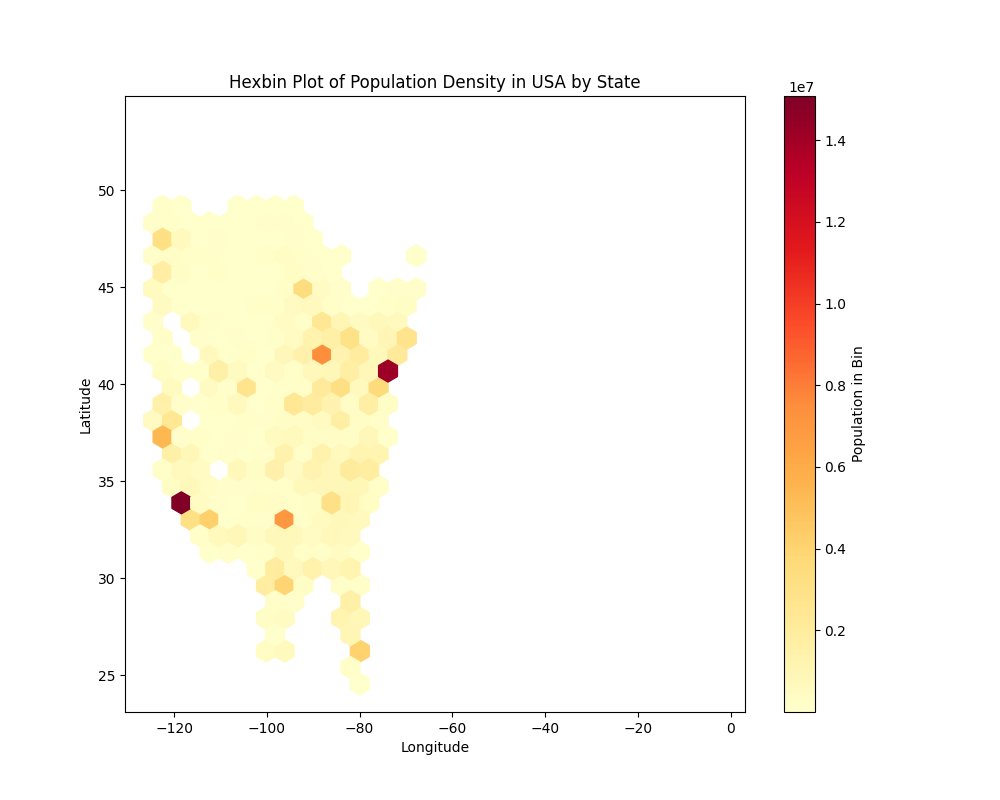

Source code (Python):
import pandas as pd
import numpy as np
import geopandas as gpd
import matplotlib.pyplot as plt

df = pd.read_csv("USPopulations.csv")
# https://www.kaggle.com/datasets/bharxhav/us-city-populations-and-coordinates


plt.figure(figsize=(10, 8))
hb = plt.hexbin(df['LONG'], df['LAT'], C=df['2022_POPULATION'], gridsize=30,
                cmap='YlOrRd', reduce_C_function=np.sum, mincnt=1)

# Add color bar and labels
plt.colorbar(hb, label='Population in Bin')
plt.xlabel("Longitude")
plt.ylabel("Latitude")
plt.title("Hexbin Plot of Population Density in USA by State")
plt.show()
